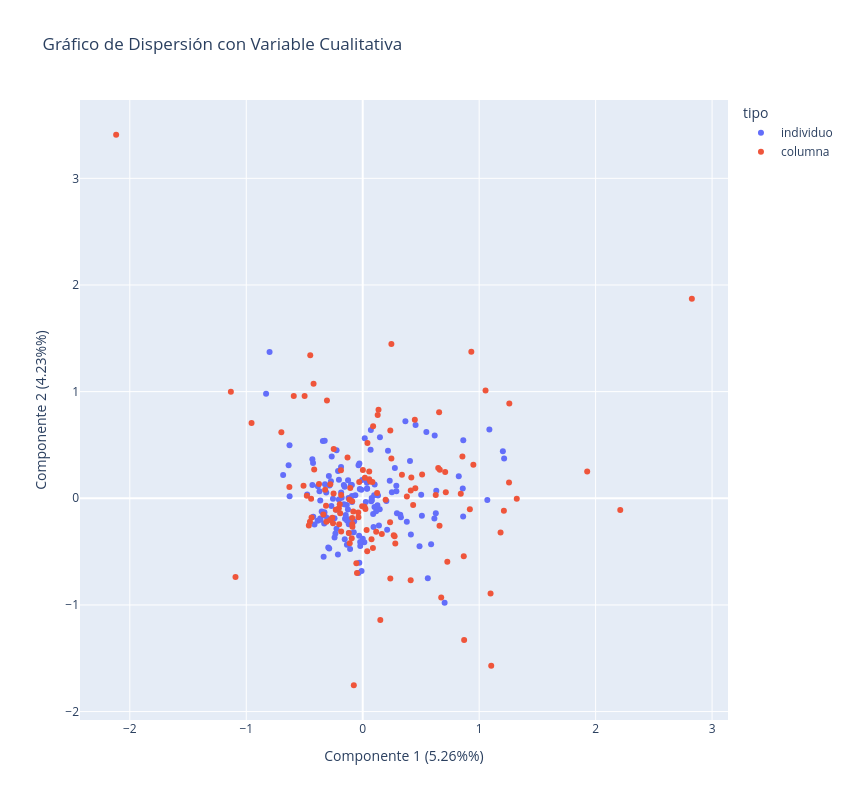

The cell this chart's notebook holds for it:
### Code cell
grafico_planos_factoriales(planos_personal,mca.eigenvalues_summary,[0,1])

### Figure 1 — Plotly figure (JSON) as saved in the notebook; plotly's stock layout.template omitted (floating-point values rounded to 4 significant figures; data arrays with more than 128 entries replaced by an {"elided": "..."} marker saying what was removed)
{"data": [{"hovertemplate": "<b>%{hovertext}</b><br><br>tipo=individuo<br>x=%{x}<br>y=%{y}<extra></extra>", "hovertext": {"elided": "145 int values"}, "legendgroup": "individuo", "marker": {"color": "#636efa", "symbol": "circle"}, "mode": "markers", "name": "individuo", "orientation": "v", "showlegend": true, "type": "scatter", "x": {"elided": "145 float values"}, "xaxis": "x", "y": {"elided": "145 float values"}, "yaxis": "y"}, {"hovertemplate": "<b>%{hovertext}</b><br><br>tipo=columna<br>x=%{x}<br>y=%{y}<extra></extra>", "hovertext": ["Student_Age_18-21", "Student_Age_22-25", "Student_Age_above 26", "Sex_female", "Sex_male", "Graduated_high_school_type_other", "Graduated_high_school_type_private", "Graduated_high_school_type_state", "Scholarship_type_25%", "Scholarship_type_50%", "Scholarship_type_75%", "Scholarship_type_Full", "Additional_work_No", "Additional_work_Yes", "Regular artistic or sports activity_No", "Regular artistic or sports activity_Yes", "Do you have a partner_No", "Do you have a partner_Yes", "Total_salary_if_available_USD 135-200", "Total_salary_if_available_USD 201-270", "Total_salary_if_available_USD 271-340", "Total_salary_if_available_USD 341-410", "Total_salary_if_available_above 410", "Transportation to the university_Bicycle", "Transportation to the university_Bus", "Transportation to the university_Other", "Transportation to the university_Private car/taxi", "Accommodation_type_Dormitory", "Accommodation_type_Other", "Accommodation_type_Rental", "Accommodation_type_With family", "Mothers_education_High school", "Mothers_education_MSc.", "Mothers_education_Ph.D.", "Mothers_education_Primary school", "Mothers_education_Secondary school", "Mothers_education_University", "Fathers_education _High school", "Fathers_education _MSc.", "Fathers_education _Ph.D.", "Fathers_education _Primary school", "Fathers_education _Secondary school", "Fathers_education _University", "Number_of_sisters/brothers_1", "Number_of_sisters/brothers_2", "Number_of_sisters/brothers_3", "Number_of_sisters/brothers_4", "Number_of_sisters/brothers_5 or above", "Parental_status_Died (one of them or both)", "Parental_status_Divorced", "Parental_status_Married", "Mothers_occupation_Government officer", "Mothers_occupation_Housewife", "Mothers_occupation_Private sector employee", "Mothers_occupation_Retired", "Mothers_occupation_Self-employment", "Fathers_occupation_Government officer", "Fathers_occupation_Other", "Fathers_occupation_Private sector employee", "Fathers_occupation_Retired", "Fathers_occupation_Self-employment", "Weekly_study_hours_11-20 hours", "Weekly_study_hours_6-10 hours", "Weekly_study_hours_Less than 5 hours", "Weekly_study_hours_More than 20 hours", "Reading_frequency_noScience_Often", "Reading_frequency_noScience_Sometimes", "Reading_frequency_science_Often", "Reading_frequency_science_Sometimes", "Attendance_to_the_seminars_No", "Attendance_to_the_seminars_Yes", "Impact of your projects/activities on your success_Negative", "Impact of your projects/activities on your success_Neutral", "Impact of your projects/activities on your success_Positive", "Attendance_to_classes_Always", "Attendance_to_classes_Sometimes", "Preparation to midterm exams 1_Alone", "Preparation to midterm exams 1_Not applicable", "Preparation to midterm exams 1_With friends", "Preparation to midterm exams 2_Closest date to the exam", "Preparation to midterm exams 2_Never", "Preparation to midterm exams 2_Regularly during the semester", "Taking notes in classes_Always", "Taking notes in classes_Never", "Taking notes in classes_Sometimes", "Listening in classes_Always", "Listening in classes_Never", "Listening in classes_Sometimes", "Discussion improves my interest and success in the course_Always", "Discussion improves my interest and success in the course_Never", "Discussion improves my interest and success in the course_Sometimes", "Flip-classroom_Not applicable", "Flip-classroom_Not useful", "Flip-classroom_Useful", "Cumulative_GPA_2.00-2.49", "Cumulative_GPA_2.50-2.99", "Cumulative_GPA_3.00-3.49", "Cumulative_GPA_Above 3.49", "Cumulative_GPA_Less than 2.00", "Expected_GPA_2.00-2.49", "Expected_GPA_2.50-2.99", "Expected_GPA_3.00-3.49", "Expected_GPA_Less than 2.00", "COURSE_ID_Eighth Semester", "COURSE_ID_Fifth Semester", "COURSE_ID_First Semester", "COURSE_ID_Fourth Semester", "COURSE_ID_Ninth Semester or later", "COURSE_ID_Second Semester", "COURSE_ID_Seventh Semester", "COURSE_ID_Sixth Semester", "COURSE_ID_Third Semester", "GRADE_AA", "GRADE_BA", "GRADE_BB", "GRADE_CB", "GRADE_CC", "GRADE_DC", "GRADE_DD", "GRADE_Fail"], "legendgroup": "columna", "marker": {"color": "#EF553B", "symbol": "circle"}, "mode": "markers", "name": "columna", "orientation": "v", "showlegend": true, "type": "scatter", "x": [0.4515, -0.2551, -1.132, 0.6619, -0.4393, -0.3117, 0.6596, -0.107, 0.871, -0.2798, 0.4124, 0.0892, -0.1192, 0.237, -0.338, 0.51, -0.03858, 0.05594, -0.02999, -0.04911, -0.09053, 0.2462, 0.95, 1.055, -0.3226, -0.1115, 1.323, -0.2501, -0.07648, -0.315, 1.256, 0.2663, 2.212, 1.103, -0.2491, -0.4626, 0.4331, -0.004689, 1.098, 2.826, 0.1286, -0.5083, 0.2372, 0.842, 0.08768, -0.08105, -0.4432, -0.5919, -0.4506, 0.1235, 0.01548, 1.184, -0.3754, 0.92, 0.151, 1.212, 0.7265, -0.2612, 0.05591, -0.4798, 0.08315, 0.9327, -0.1869, 0.03337, 0.1356, 0.3368, -0.114, 0.656, -0.1935, 0.8562, -0.2313, 0.6271, 0.7083, -0.09019, 0.01891, -0.05452, -0.205, 0.4175, 0.6485, -0.03695, -2.117, 0.4475, 0.001485, -0.422, 0.03851, 0.04065, 0.1967, -0.08907, -0.1304, 0.0757, 0.1156, -0.4166, 0.3792, -0.2022, 0.274, -0.1852, -0.1973, -0.4989, 0.8679, 0.2797, 0.06414, -0.6987, 0.4119, 0.7135, -0.9547, -0.4531, 0.674, 1.259, -1.092, 0.235, -0.185, -0.2784, -0.08839, 0.02331, -0.6295, 0.2463, -0.307, 0.1641, -0.09434, 1.928], "xaxis": "x", "y": [0.09444, -0.2334, 0.9995, 0.2672, -0.1805, -0.2196, -0.2584, 0.09698, -1.328, -0.2045, 0.07281, 0.6749, -0.3261, 0.6347, -0.1516, 0.2239, -0.1329, 0.1796, 0.1539, -0.701, -0.1842, 1.446, 0.3156, 1.01, 0.07915, -0.4217, -0.004641, 0.04603, -1.753, -0.06916, 0.148, -0.3475, -0.1102, -1.57, 0.4617, -0.2555, -0.06302, -0.07424, -0.8936, 1.872, 0.7811, 0.117, -0.7521, 0.04156, -0.4666, -0.125, -0.00438, 0.9593, 1.342, 0.04986, -0.07989, -0.3202, 0.1343, -0.1019, -1.141, -0.1164, -0.5944, -0.1814, 0.252, 0.02288, 0.1517, 1.373, 0.263, -0.2966, 0.8311, 0.2217, -0.01121, 0.8065, -0.1403, 0.3915, -0.1083, 0.03117, 0.2454, -0.02749, 0.1923, -0.6101, -0.09342, 0.1949, 0.2833, -0.1767, 3.409, 0.7358, 0.2644, 1.074, -0.4962, 0.5188, -0.01316, -0.2407, 0.3825, -0.3835, -0.3142, 0.2693, 0.017, -0.2441, -0.3548, 0.03039, -0.05475, 0.9584, -0.544, -0.4238, 0.1578, 0.6192, -0.7689, 0.05611, 0.7067, -0.221, -0.9307, 0.8878, -0.7371, -0.2242, -0.3109, 0.132, -0.2667, -0.1011, 0.1068, 0.3734, 0.9162, -0.3357, -0.3743, 0.2518], "yaxis": "y"}], "layout": {"height": 800, "legend": {"title": {"text": "tipo"}, "tracegroupgap": 0}, "title": {"text": "Gráfico de Dispersión con Variable Cualitativa"}, "width": 850, "xaxis": {"anchor": "y", "domain": [0, 1], "title": {"text": "Componente 1 (5.26%%)"}}, "yaxis": {"anchor": "x", "domain": [0, 1], "title": {"text": "Componente 2 (4.23%%)"}}}}
